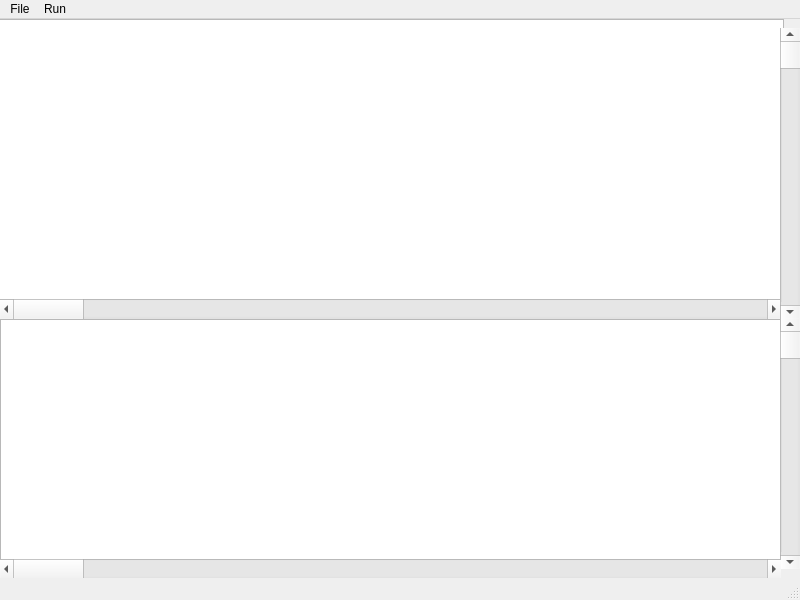
<?xml version="1.0" encoding="UTF-8"?>
<ui version="4.0">
 <class>MainWindow</class>
 <widget class="QMainWindow" name="MainWindow">
  <property name="geometry">
   <rect>
    <x>0</x>
    <y>0</y>
    <width>800</width>
    <height>600</height>
   </rect>
  </property>
  <property name="windowTitle">
   <string>MainWindow</string>
  </property>
  <widget class="QWidget" name="centralwidget">
   <widget class="QPlainTextEdit" name="code_edit">
    <property name="geometry">
     <rect>
      <x>-7</x>
      <y>0</y>
      <width>791</width>
      <height>281</height>
     </rect>
    </property>
   </widget>
   <widget class="QPlainTextEdit" name="result_text">
    <property name="geometry">
     <rect>
      <x>0</x>
      <y>300</y>
      <width>781</width>
      <height>241</height>
     </rect>
    </property>
   </widget>
   <widget class="QScrollBar" name="code_edit_horizontal_scroll_bar">
    <property name="geometry">
     <rect>
      <x>0</x>
      <y>280</y>
      <width>781</width>
      <height>20</height>
     </rect>
    </property>
    <property name="orientation">
     <enum>Qt::Horizontal</enum>
    </property>
   </widget>
   <widget class="QScrollBar" name="result_text_vertical_scroll_bar">
    <property name="geometry">
     <rect>
      <x>780</x>
      <y>299</y>
      <width>20</width>
      <height>251</height>
     </rect>
    </property>
    <property name="orientation">
     <enum>Qt::Vertical</enum>
    </property>
   </widget>
   <widget class="QScrollBar" name="code_edit_vertical_scroll_bar">
    <property name="geometry">
     <rect>
      <x>780</x>
      <y>9</y>
      <width>20</width>
      <height>291</height>
     </rect>
    </property>
    <property name="orientation">
     <enum>Qt::Vertical</enum>
    </property>
   </widget>
   <widget class="QScrollBar" name="result_horizontal_scroll_bar">
    <property name="geometry">
     <rect>
      <x>0</x>
      <y>540</y>
      <width>781</width>
      <height>20</height>
     </rect>
    </property>
    <property name="orientation">
     <enum>Qt::Horizontal</enum>
    </property>
   </widget>
  </widget>
  <widget class="QMenuBar" name="main_menu_bar">
   <property name="geometry">
    <rect>
     <x>0</x>
     <y>0</y>
     <width>800</width>
     <height>22</height>
    </rect>
   </property>
   <widget class="QMenu" name="menu_file">
    <property name="title">
     <string>File</string>
    </property>
    <widget class="QMenu" name="menu_editor_setting">
     <property name="title">
      <string>Editor Setting</string>
     </property>
     <addaction name="action_text"/>
     <addaction name="action_encoding"/>
     <addaction name="action_language"/>
    </widget>
    <addaction name="action_save_file"/>
    <addaction name="action_open_file"/>
    <addaction name="separator"/>
    <addaction name="menu_editor_setting"/>
   </widget>
   <widget class="QMenu" name="menu_run">
    <property name="title">
     <string>Run</string>
    </property>
    <addaction name="action_run_program"/>
    <addaction name="action_run_on_shell"/>
    <addaction name="separator"/>
    <addaction name="action_stop_program"/>
    <addaction name="separator"/>
    <addaction name="action_clean_result"/>
    <addaction name="separator"/>
   </widget>
   <addaction name="menu_file"/>
   <addaction name="menu_run"/>
  </widget>
  <widget class="QStatusBar" name="statusbar"/>
  <action name="action_save_file">
   <property name="text">
    <string>Save File</string>
   </property>
  </action>
  <action name="action_open_file">
   <property name="text">
    <string>Open File</string>
   </property>
  </action>
  <action name="action_text">
   <property name="text">
    <string>Text</string>
   </property>
  </action>
  <action name="action_encoding">
   <property name="text">
    <string>Encoding</string>
   </property>
  </action>
  <action name="action_language">
   <property name="text">
    <string>Language</string>
   </property>
  </action>
  <action name="action_run_program">
   <property name="text">
    <string>Run Program</string>
   </property>
  </action>
  <action name="action_run_on_shell">
   <property name="text">
    <string>Run On Shell</string>
   </property>
  </action>
  <action name="action_stop_program">
   <property name="text">
    <string>Stop Program</string>
   </property>
  </action>
  <action name="action_clean_result">
   <property name="text">
    <string>Clean Result</string>
   </property>
  </action>
 </widget>
 <resources/>
 <connections/>
</ui>
